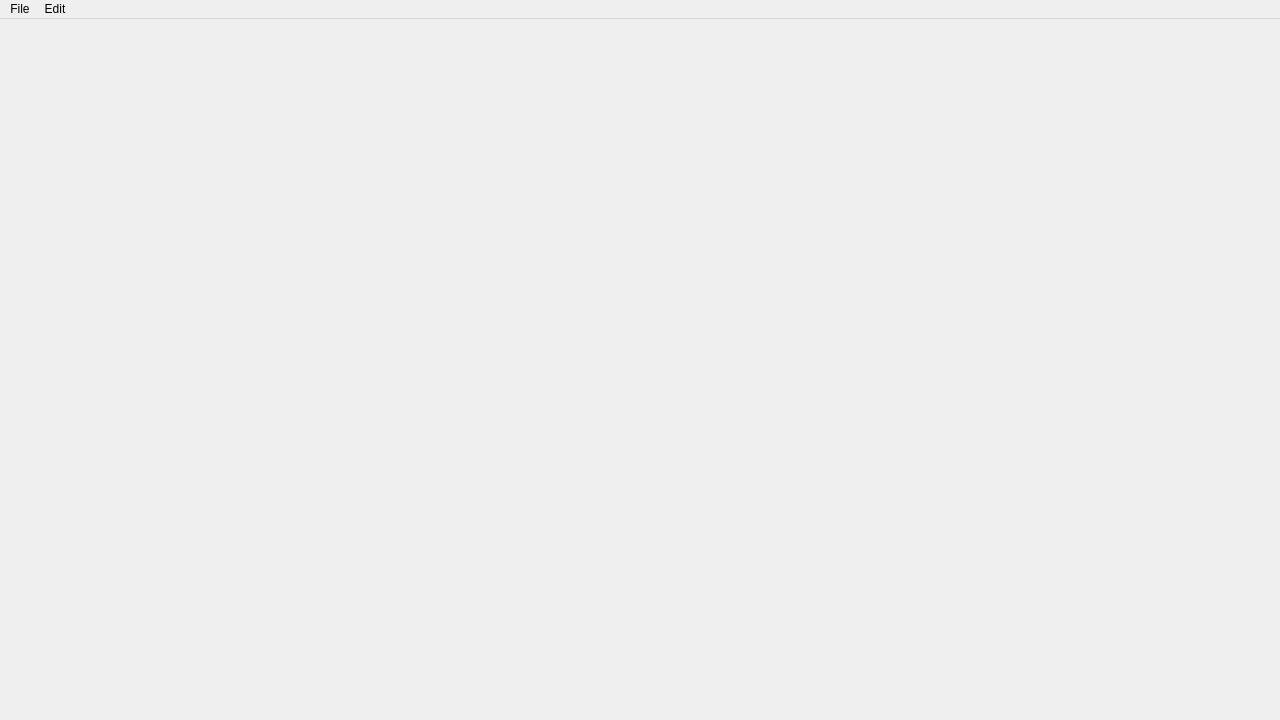
<?xml version="1.0" encoding="UTF-8"?>
<ui version="4.0">
 <class>MainWindow</class>
 <widget class="QMainWindow" name="MainWindow">
  <property name="geometry">
   <rect>
    <x>0</x>
    <y>0</y>
    <width>1280</width>
    <height>720</height>
   </rect>
  </property>
  <property name="sizePolicy">
   <sizepolicy hsizetype="Expanding" vsizetype="Expanding">
    <horstretch>0</horstretch>
    <verstretch>0</verstretch>
   </sizepolicy>
  </property>
  <property name="minimumSize">
   <size>
    <width>640</width>
    <height>360</height>
   </size>
  </property>
  <property name="windowTitle">
   <string>RealityEmu</string>
  </property>
  <widget class="QWidget" name="centralWidget">
   <layout class="QGridLayout" name="gridLayout"/>
  </widget>
  <widget class="QMenuBar" name="menuBar">
   <property name="geometry">
    <rect>
     <x>0</x>
     <y>0</y>
     <width>1280</width>
     <height>28</height>
    </rect>
   </property>
   <widget class="QMenu" name="menuFile">
    <property name="title">
     <string>File</string>
    </property>
    <addaction name="actionOpen"/>
    <addaction name="actionExit"/>
   </widget>
   <widget class="QMenu" name="menuEdit">
    <property name="title">
     <string>Edit</string>
    </property>
    <addaction name="actionSettings"/>
   </widget>
   <addaction name="menuFile"/>
   <addaction name="menuEdit"/>
  </widget>
  <action name="actionOpen">
   <property name="text">
    <string>Open</string>
   </property>
  </action>
  <action name="actionExit">
   <property name="text">
    <string>Exit</string>
   </property>
  </action>
  <action name="actionSettings">
   <property name="text">
    <string>Settings</string>
   </property>
  </action>
 </widget>
 <layoutdefault spacing="6" margin="11"/>
 <resources/>
 <connections/>
</ui>
